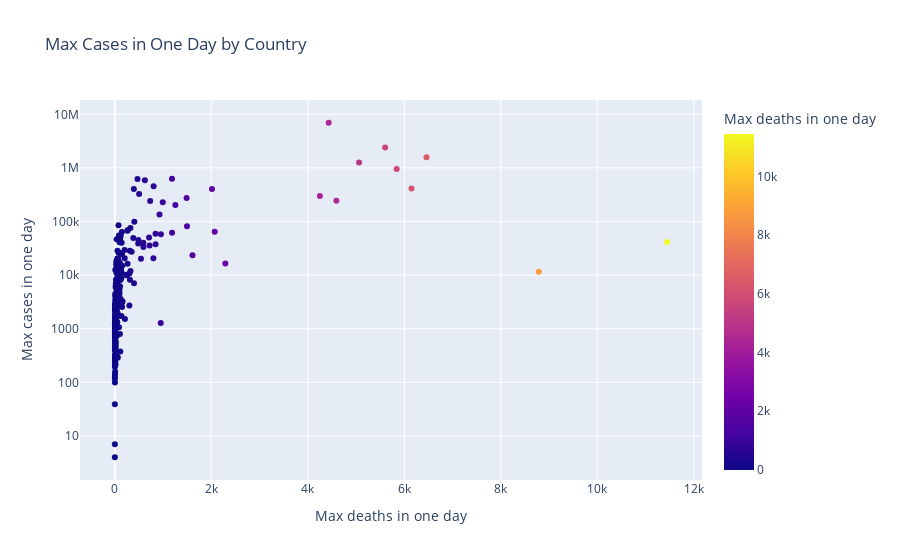

The notebook cell this image was saved under:
### Markdown cell above
The code below group our dataframe by country and then aggregates the maximum and minimum values from the columns with new cases and deaths by day. Then the result is presented in a scatter plot. 

The minimum values aren't used since it contains negative values, why this is is hard to tell. The grapg tells us that Pitcairn Islands had the lowest number of cases and actualy no deaths at all reported at all. This where also the case for Holy See and Tokelau.

The most deaths reported in one day where in Chile and Eucador, but the most cases in one day are found in China.

### Code cell
# Group by 'Country' and date and aggregate the max and min values for new cases and new deaths
max_min_deaths_cases_countries = (covid_global_data.groupby('Country')[[
    'New_cases', 'New_deaths']].agg(
        max_cases=pd.NamedAgg(column="New_cases", aggfunc="max"),
        min_cases=pd.NamedAgg(column="New_cases", aggfunc="min"),
        max_deaths=pd.NamedAgg(column="New_deaths", aggfunc="max"),
        min_deaths=pd.NamedAgg(column="New_deaths", aggfunc="min")
    )
).reset_index()

fig = px.scatter(data_frame=max_min_deaths_cases_countries,
                y='max_cases',
                x='max_deaths',
                log_y=True,
                hover_name='Country',
                color='max_deaths',
                labels=dict(max_cases='Max cases in one day', max_deaths='Max deaths in one day'),
                title='Max Cases in One Day by Country')
fig.write_html("Visualizations/max_cases_by_country.html")
fig.show()

### Figure 1 — Plotly figure (JSON) as saved in the notebook; plotly's stock layout.template omitted (floating-point values rounded to 4 significant figures; data arrays with more than 128 entries replaced by an {"elided": "..."} marker saying what was removed)
{"data": [{"hovertemplate": "<b>%{hovertext}</b><br><br>Max deaths in one day=%{marker.color}<br>Max cases in one day=%{y}<extra></extra>", "hovertext": {"elided": "237 str values"}, "legendgroup": "", "marker": {"color": {"elided": "237 int values"}, "coloraxis": "coloraxis", "symbol": "circle"}, "mode": "markers", "name": "", "orientation": "v", "showlegend": false, "type": "scatter", "x": {"elided": "237 int values"}, "xaxis": "x", "y": {"elided": "237 int values"}, "yaxis": "y"}], "layout": {"coloraxis": {"colorbar": {"title": {"text": "Max deaths in one day"}}, "colorscale": [[0, "#0d0887"], [0.1111, "#46039f"], [0.2222, "#7201a8"], [0.3333, "#9c179e"], [0.4444, "#bd3786"], [0.5556, "#d8576b"], [0.6667, "#ed7953"], [0.7778, "#fb9f3a"], [0.8889, "#fdca26"], [1, "#f0f921"]]}, "legend": {"tracegroupgap": 0}, "title": {"text": "Max Cases in One Day by Country"}, "xaxis": {"anchor": "y", "domain": [0, 1], "title": {"text": "Max deaths in one day"}}, "yaxis": {"anchor": "x", "domain": [0, 1], "title": {"text": "Max cases in one day"}, "type": "log"}}}
